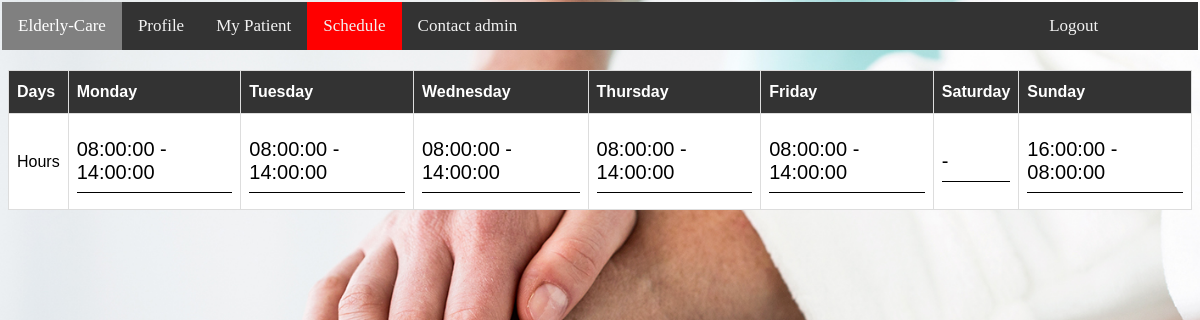
Page /Nurses/NSchedule.php (signed in) on the committed database.
### tables this page shows
CREATE TABLE `nurseschedule` (
  `NurseID` int(11) NOT NULL,
  `From` time NOT NULL,
  `To` time NOT NULL,
  `Day` varchar(10) NOT NULL
);

### Nurses/NSchedule.php (the view, shortened to what this page needs)
<!DOCTYPE html>
<html >
  <head>
    <link rel="stylesheet" href="../style.css">
  </head>
<body>
<div class="topnav">
    <a class="active" >Elderly-Care</a>
    <a  href="Nprofile.php">Profile</a>
    <a  href="MyPatient.php">My Patient</a>
    <a class="red" href="NSchedule.php">Schedule</a>
    <a href="Contactadmin.php">Contact admin</a>
    <a class="Logout" href="../Logout.php">Logout</a>
  </div>
  <?php
  if(!isset($_SESSION["Status"])){
    header("refresh:0,url=../home.php");
    die();}
else if(isset($_SESSION["Status"])){
    if($_SESSION["Status"]=="Nurse"){
      $UserID=$_SESSION["UserID"];
    require('../config.php');
    echo'
  <table id="customers">
  <tr>
    <th>Days</th>
    <th>Monday</th>
    <th>Tuesday</th>
    <th>Wednesday</th>
    <th>Thursday</th>
    <th>Friday</th>
    <th>Saturday</th>
    <th>Sunday</th>
  </tr>
  <tr>
    <td>Hours</td>';
    $sql="Select * from nurseschedule where NurseID =".$UserID." AND Day='Monday'";
    $result = mysqli_query($con, $sql);
    $row=mysqli_fetch_assoc($result);
    $From=$row['From'];
    $TO=$row['To'];
   echo'<td><div class="textbox">
      <div>'.$From.' - '.$TO.'</div>
    </div>
    </td>';
    $sql="Select * from nurseschedule where NurseID =".$UserID." AND Day='Tuesday'";
    $result = mysqli_query($con, $sql);
    $row=mysqli_fetch_assoc($result);
    $From=$row['From'];
    $TO=$row['To'];
   echo'<td><div class="textbox">
      <div>'.$From.' - '.$TO.'</div>
    </div>
    </td>';
    $sql="Select * from nurseschedule where NurseID =".$UserID." AND Day='Wednesday'";
    $result = mysqli_query($con, $sql);
    $row=mysqli_fetch_assoc($result);
    $From=$row['From'];
    $TO=$row['To'];
   echo'<td><div class="textbox">
      <div>'.$From.' - '.$TO.'</div>
    </div>
    </td>';
    $sql="Select * from nurseschedule where NurseID =".$UserID." AND Day='Thursday'";
    $result = mysqli_query($con, $sql);
    $row=mysqli_fetch_assoc($result);
    $From=$row['From'];
    $TO=$row['To'];
   echo'<td><div class="textbox">
      <div>'.$From.' - '.$TO.'</div>
    </div>
    </td>';
    $sql="Select * from nurseschedule where NurseID =".$UserID." AND Day='Friday'";
    $result = mysqli_query($con, $sql);
    $row=mysqli_fetch_assoc($result);
    $From=$row['From'];
    $TO=$row['To'];
   echo'<td><div class="textbox">
      <div>'.$From.' - '.$TO.'</div>
    </div>
    </td>';
    $sql="Select * from nurseschedule where NurseID =".$UserID." AND Day='Saturday'";
    $result = mysqli_query($con, $sql);
    $row=mysqli_fetch_assoc($result);
    $From=$row['From'];
    $TO=$row['To'];
   echo'<td><div class="textbox">
      <div>'.$From.' - '.$TO.'</div>
    </div>
    </td>';
    $sql="Select * from nurseschedule where NurseID =".$UserID." AND Day='Sunday'";
    $result = mysqli_query($con, $sql);
    $row=mysqli_fetch_assoc($result);
    $From=$row['From'];
    $TO=$row['To'];
   echo'<td><div class="textbox">
      <div>'.$From.' - '.$TO.'</div>
    </div>
    </td>';
echo'
  </tr>
</table>';
}}
?>
  </body>
  </html>

### style.css (style rules this page uses)
body { background-image: url('th.jpg'); color: white; background-repeat: no-repeat; background-attachment: fixed; background-size: cover; }
.topnav { background-color: #333; overflow: hidden; margin-top: -0.5%; margin-left: -0.5%; margin-right: -0.5%; }
.topnav a { float: left; color: #f2f2f2; text-align: center; padding: 14px 16px; text-decoration: none; font-size: 17px; }
.topnav a.active { background-color: gray; color: white; }
.textbox { width: 100%; overflow: hidden; font-size: 20px; padding: 8px 0; margin: 8px 0; border-bottom: 1px solid black; }
.red { background-color: red; color: white; }
.Logout { float:right; margin-left: 500px; }
#customers { font-family: "Trebuchet MS", Arial, Helvetica, sans-serif; border-collapse: collapse; width: 100%; margin-top: 20px; }
#customers td, #customers th { border: 1px solid #ddd; background-color: white; color: black; padding: 8px; }
#customers tr:nth-child(even) { background-color: white ; color: black; }
#customers th { padding-top: 12px; padding-bottom: 12px; text-align: left; background-color: #333; color: white; }

### Nurses/NSchedule.php (style rules this page uses)
.red { background-color: red; color: white; }

### rows in the picture
nurseschedule: From "08:00:00", To "14:00:00"
nurseschedule: From "08:00:00", To "14:00:00"
nurseschedule: From "08:00:00", To "14:00:00"
nurseschedule: From "08:00:00", To "14:00:00"
nurseschedule: From "08:00:00", To "14:00:00"
nurseschedule: From "16:00:00", To "08:00:00"
